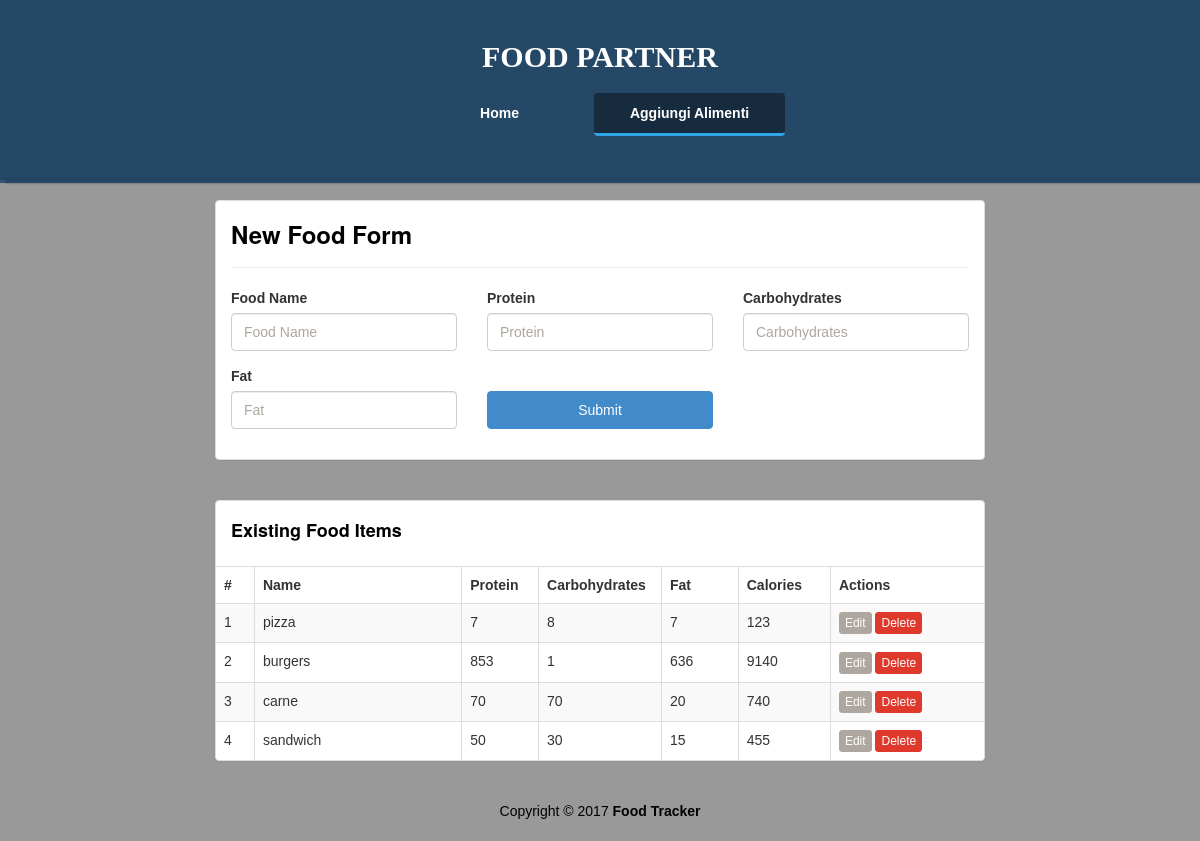
The app's page /add, older data.
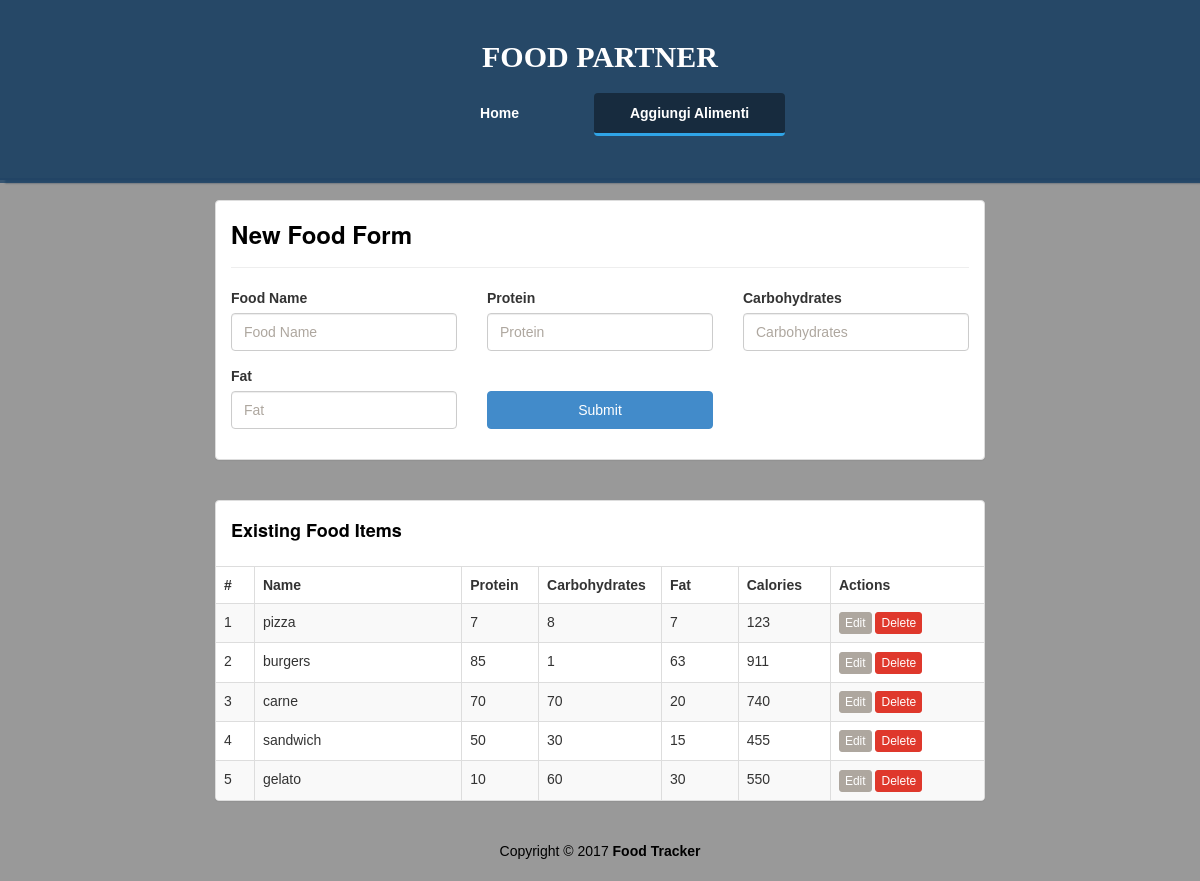
The same page, newer data.
### database/models.py (models this page shows)
class Alimenti(db.Model):
    __tablename__ = "Alimenti"
    id = db.Column(db.Integer, primary_key=True)
    name = db.Column(db.String(50), unique=True, nullable=False)
    proteins = db.Column(db.Integer, nullable=False)
    carbs = db.Column(db.Integer, nullable=False)
    fats = db.Column(db.Integer, nullable=False)
    @property
    def calories(self):
        return self.proteins * 4 + self.carbs * 4 + self.fats * 9

### main/routes.py (the view)
@main.route('/add', methods=['GET'])
def add():
    foods = Alimenti.query.all()
    return render_template('add.html', foods=foods, food=None)

### templates/add.html (shortened to what the changed rows need)
<!DOCTYPE html>
<html lang="en">
	<head>
		<link rel="stylesheet" href="/static/united.min.css" />
		<link rel="stylesheet" href="/static/styles.css" />
	</head>
	<body>
		<div class="container-fluid" id="wrapper">
			<div class="row" id="homeJumbo">
				<div class="col-lg-12">
					<h1>
						<a href="./">FOOD PARTNER</a>
					</h1>
				</div>
			</div>
			<div class="row t20">
				<div class="col-lg-8 col-lg-offset-2">
					<div class="panel panel-default">
						<div class="table-responsive">
							<table class="table table-striped table-hover table-bordered">
								<thead>
									<tr>
										<th style="width: 5%;">#</th>
										<th>Name</th>
										<th style="width: 10%;">Protein</th>
										<th style="width: 16%;">Carbohydrates</th>
										<th style="width: 10%;">Fat</th>
										<th style="width: 12%;">Calories</th>
										<th style="width: 20%;">Actions</th>
									</tr>
								</thead>
								<tbody>
									{% for food in foods %}
									<tr>
										<td>{{food.id}}</td><td>{{food.name}}</td><td>{{food.proteins}}</td>
										<td>{{food.carbs}}</td><td>{{food.fats}}</th><td>{{food.calories}}</td>
										<td>
											<a href="{{ url_for('main.edit_food', food_id=food.id)}}" class="btn btn-default btn-xs">
												 Edit
											</a>
											<a href="{{ url_for('main.delete_food', food_id=food.id)}}" class="btn btn-danger btn-xs">
												 Delete
											</a>
										</td>
									</tr>
									{% endfor%}
								</tbody>
							</table>
						</div>
					</div>
				</div>
			</div>
		</div>
	</body>
</html>

Row changes from the older to the newer data that the page shows:
changed Alimenti "burgers": proteins "853" → "85"; fats "636" → "63"; calories "9140" → "911"
added Alimenti: id "5", name "gelato", proteins "10", carbs "60", fats "30", calories "550"
